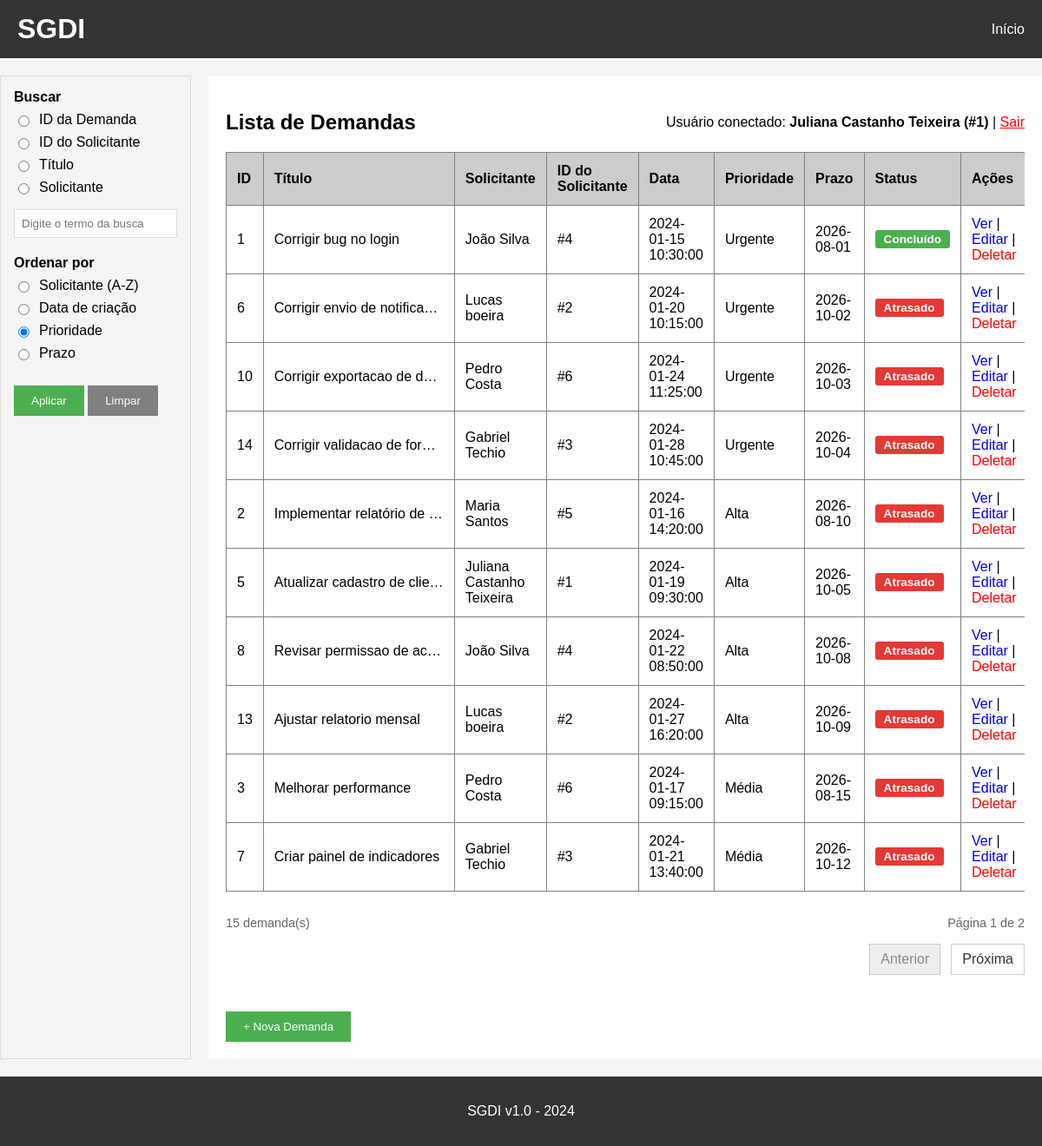
The app's page / (signed in) with its own data.
### tables this page shows
CREATE TABLE demandas (
    id INTEGER PRIMARY KEY AUTOINCREMENT,
    titulo TEXT NOT NULL,
    descricao TEXT,
    solicitante TEXT,
    solicitante_id INTEGER,
    data_criacao TEXT,
    prioridade TEXT,
    prazo TEXT,
    status TEXT NOT NULL DEFAULT 'Aberto',
    responsavel TEXT,
    responsavel_id INTEGER,
    data_conclusao TEXT,
    FOREIGN KEY (solicitante_id) REFERENCES solicitantes (id),
    FOREIGN KEY (responsavel_id) REFERENCES solicitantes (id)
);

### app.py (the view)
@app.route('/')
def index():
    tipo_busca = request.args.get('tipo_busca', '')
    termo = request.args.get('termo', '').strip()
    ordenar = request.args.get('ordenar', 'prioridade')
    pagina = max(request.args.get('pagina', 1, type=int) or 1, 1)
    itens_por_pagina = 10
    if ordenar not in ORDENACOES:
        ordenar = 'prioridade'
    condicao = '1=1'
    parametros = []
    if tipo_busca in ('id_demanda', 'id_solicitante', 'titulo', 'solicitante'):
        if not termo:
            flash('Digite um termo para buscar.')
            tipo_busca = ''
        elif caracteres_invalidos(termo):
            flash('A busca não pode conter caracteres especiais.')
            tipo_busca = ''
        elif tipo_busca == 'id_demanda':
            condicao, parametros = "CAST(id AS TEXT) LIKE ?", [f'{termo}%']
        elif tipo_busca == 'id_solicitante':
            condicao, parametros = "CAST(solicitante_id AS TEXT) = ?", [termo]
        elif tipo_busca == 'titulo':
            condicao, parametros = "LOWER(titulo) LIKE LOWER(?)", [f'%{termo}%']
        else:  # solicitante (busca por nome)
            condicao, parametros = "LOWER(solicitante) LIKE LOWER(?)", [f'%{termo}%']
    else:
        tipo_busca = ''
    conn = get_db()
    cursor = conn.cursor()
    total_demandas = cursor.execute(
        f"SELECT COUNT(*) FROM demandas WHERE {condicao}", parametros
    ).fetchone()[0]
    total_paginas = max((total_demandas + itens_por_pagina - 1) // itens_por_pagina, 1)
    pagina = min(pagina, total_paginas)
    query = (
        f"SELECT *, "
        f"CASE WHEN status = 'Aberto' AND prazo < date('now') THEN 'Atrasado' ELSE status END AS status_exibido "
        f"FROM demandas WHERE {condicao} "
        f"ORDER BY {ORDENACOES[ordenar]} LIMIT ? OFFSET ?"
    )
    parametros_paginacao = parametros + [itens_por_pagina, (pagina - 1) * itens_por_pagina]
    demandas = cursor.execute(query, parametros_paginacao).fetchall()
    conn.close()
    return render_template(
        'index.html', demandas=demandas,
        ordenar=ordenar, tipo_busca=tipo_busca, termo=termo,
        pagina=pagina, total_paginas=total_paginas, total_demandas=total_demandas
    )

### app.py (called while the page is built)
def get_db():
    conn = sqlite3.connect('demandas.db')
    conn.row_factory = sqlite3.Row
    return conn

@app.before_request
def verificar_login():
    if 'email' not in session and request.endpoint not in ['login', 'logout', 'static']:
        return redirect(url_for('login'))

### templates/index.html
{% extends "base.html" %}
{% block sidebar %}
<aside class="filtros-sidebar">
    <form method="GET" action="/">
        <fieldset>
            <legend>Buscar</legend>
            <div class="filtro-opcao">
                <input type="radio" name="tipo_busca" id="tb_id_demanda" value="id_demanda"
                       {% if tipo_busca == 'id_demanda' %}checked{% endif %}>
                <label for="tb_id_demanda">ID da Demanda</label>
            </div>
            <div class="filtro-opcao">
                <input type="radio" name="tipo_busca" id="tb_id_solicitante" value="id_solicitante"
                       {% if tipo_busca == 'id_solicitante' %}checked{% endif %}>
                <label for="tb_id_solicitante">ID do Solicitante</label>
            </div>
            <div class="filtro-opcao">
                <input type="radio" name="tipo_busca" id="tb_titulo" value="titulo"
                       {% if tipo_busca == 'titulo' %}checked{% endif %}>
                <label for="tb_titulo">Título</label>
            </div>
            <div class="filtro-opcao">
                <input type="radio" name="tipo_busca" id="tb_solicitante" value="solicitante"
                       {% if tipo_busca == 'solicitante' %}checked{% endif %}>
                <label for="tb_solicitante">Solicitante</label>
            </div>
            <input type="text" name="termo" value="{{ termo or '' }}" placeholder="Digite o termo da busca">
        </fieldset>
        <fieldset>
            <legend>Ordenar por</legend>
            <div class="filtro-opcao">
                <input type="radio" name="ordenar" id="or_solicitante" value="solicitante"
                       {% if ordenar == 'solicitante' %}checked{% endif %}>
                <label for="or_solicitante">Solicitante (A-Z)</label>
            </div>
            <div class="filtro-opcao">
                <input type="radio" name="ordenar" id="or_data" value="data"
                       {% if ordenar == 'data' %}checked{% endif %}>
                <label for="or_data">Data de criação</label>
            </div>
            <div class="filtro-opcao">
                <input type="radio" name="ordenar" id="or_prioridade" value="prioridade"
                       {% if ordenar == 'prioridade' %}checked{% endif %}>
                <label for="or_prioridade">Prioridade</label>
            </div>
            <div class="filtro-opcao">
                <input type="radio" name="ordenar" id="or_prazo" value="prazo"
                       {% if ordenar == 'prazo' %}checked{% endif %}>
                <label for="or_prazo">Prazo</label>
            </div>
        </fieldset>
        <button type="submit">Aplicar</button>
        <a href="/"><button type="button">Limpar</button></a>
    </form>
</aside>
{% endblock %}
{% block content %}
<div class="flex-between">
    <h2>Lista de Demandas</h2>
    <p>
        Usuário conectado: <strong>{{ session['usuario'] }} (#{{ session['usuario_id'] }})</strong>
        | <a href="{{ url_for('logout') }}" class="text-danger">Sair</a>
    </p>
</div>
<div class="table-responsive">
    <table border="1" cellpadding="10" cellspacing="0" width="100%">
        <thead>
            <tr bgcolor="#cccccc">
                <th>ID</th>
                <th>Título</th>
                <th>Solicitante</th>
                <th>ID do Solicitante</th>
                <th>Data</th>
                <th>Prioridade</th>
                <th>Prazo</th>
                <th>Status</th>
                <th>Ações</th>
            </tr>
        </thead>
        <tbody>
            {% for demanda in demandas %}
            <tr>
                <td>{{ demanda[0] }}</td>
                <td class="coluna-titulo" title="{{ demanda[1] }}">{{ demanda[1] }}</td>
                <td>{{ demanda[3] }}</td>
                <td>#{{ demanda[4] }}</td>
                <td>{{ demanda[5] }}</td>
                <td>{{ demanda[6] }}</td>
                <td>{{ demanda[7] }}</td>
                <td>
                    <span class="status-badge
                        {%- if demanda['status_exibido'] == 'Aberto' %} status-aberto
                        {%- elif demanda['status_exibido'] == 'Atrasado' %} status-atrasado
                        {%- elif demanda['status_exibido'] == 'Concluído' %} status-concluido
                        {%- elif demanda['status_exibido'] == 'Cancelado' %} status-cancelado
                        {%- endif %}">{{ demanda['status_exibido'] }}</span>
                </td>
                <td>
                    <a href="/detalhes/{{ demanda[0] }}">Ver</a>
                    |
                    <a href="/editar/{{ demanda[0] }}">Editar</a>
                    |
                    <a href="/deletar/{{ demanda[0] }}" class="text-danger">Deletar</a>
                </td>
            </tr>
            {% endfor %}
        </tbody>
    </table>
</div>
<div class="pagination-summary">
    <span>{{ total_demandas }} demanda(s)</span>
    <span>Página {{ pagina }} de {{ total_paginas }}</span>
</div>
{% if total_paginas > 1 %}
<nav class="pagination" aria-label="Paginação das demandas">
    {% if pagina > 1 %}
    <a href="{{ url_for('index', pagina=pagina - 1, tipo_busca=tipo_busca, termo=termo, ordenar=ordenar) }}" rel="prev">Anterior</a>
    <span>Página {{ pagina }} de {{ total_paginas }}</span>
    {% else %}
    <span class="pagination-disabled" aria-disabled="true">Anterior</span>
    {% endif %}
    {% if pagina < total_paginas %}
    <a href="{{ url_for('index', pagina=pagina + 1, tipo_busca=tipo_busca, termo=termo, ordenar=ordenar) }}" rel="next">Próxima</a>
    {% else %}
    <span class="pagination-disabled" aria-disabled="true">Próxima</span>
    {% endif %}
</nav>
{% endif %}
<br>
<a href="/nova_demanda"><button>+ Nova Demanda</button></a>
{% endblock %}

### static/style.css (style rules this page uses)
* { box-sizing: border-box; }
body { font-family: Arial, sans-serif; background-color: #f5f5f5; padding: 0; margin: 0; display: flex; flex-direction: column; min-height: 100vh; }
button { background-color: #4CAF50; color: white; padding: 10px 20px; border: none; cursor: pointer; }
button[type="button"] { background-color: #808080; }
table { border-collapse: collapse; width: 100%; margin-bottom: 20px; }
th, td { padding: 12px; text-align: left; }
table a { text-decoration: none; }
form div { margin-bottom: 10px; }
input[type="text"], input[type="email"], input[type="password"], textarea { padding: 8px; border: 1px solid #ddd; max-width: 100%; }
.table-responsive { overflow-x: auto; }
.pagination-summary, .pagination { display: flex; align-items: center; justify-content: space-between; gap: 12px; }
.pagination-summary { color: #666; font-size: 0.9rem; margin: 8px 0; }
.pagination { justify-content: flex-end; margin: 16px 0 24px; }
.pagination a, .pagination-disabled { padding: 8px 12px; border: 1px solid #ccc; text-decoration: none; }
.pagination a { color: #333; background: white; }
.pagination-disabled { color: #888; background: #eee; }
.filtros-sidebar { flex: 0 0 220px; background: #f5f5f5; border: 1px solid #ddd; padding: 15px; }
.filtros-sidebar fieldset { border: none; padding: 0; margin: 0 0 20px 0; }
.filtros-sidebar legend { font-weight: bold; padding: 0; margin-bottom: 8px; }
.filtro-opcao { display: flex; align-items: center; gap: 8px; margin-bottom: 8px; }
.filtro-opcao label { cursor: pointer; }
.filtros-sidebar input[type="text"] { width: 100%; margin-top: 8px; }
.flex-between { display: flex; justify-content: space-between; align-items: center; }
.text-danger { color: red; }
.coluna-titulo { max-width: 220px; white-space: nowrap; overflow: hidden; text-overflow: ellipsis; }
.status-badge { display: inline-block; padding: 3px 10px; border-radius: 3px; font-size: 0.85rem; font-weight: bold; color: white; white-space: nowrap; }
.status-atrasado { background-color: #e53935; }
.status-concluido { background-color: #4CAF50; }

### records on screen
demandas: usuario "Juliana Castanho Teixeira", id "5", titulo "Atualizar cadastro de clie…", solicitante "Juliana Castanho Teixeira", solicitante "1", data_criacao "2024-01-19 09:30:00", prioridade "Alta", prazo "2026-10-05", status_exibido "Atrasado"
demandas: id "1", titulo "Corrigir bug no login", solicitante "João Silva", solicitante "4", data_criacao "2024-01-15 10:30:00", prioridade "Urgente", prazo "2026-08-01", status_exibido "Concluído"
demandas: id "6", titulo "Corrigir envio de notifica…", solicitante "Lucas boeira", solicitante "2", data_criacao "2024-01-20 10:15:00", prioridade "Urgente", prazo "2026-10-02", status_exibido "Atrasado"
demandas: id "10", titulo "Corrigir exportacao de d…", solicitante "Pedro Costa", solicitante "6", data_criacao "2024-01-24 11:25:00", prioridade "Urgente", prazo "2026-10-03", status_exibido "Atrasado"
demandas: id "14", titulo "Corrigir validacao de for…", solicitante "Gabriel Techio", solicitante "3", data_criacao "2024-01-28 10:45:00", prioridade "Urgente", prazo "2026-10-04", status_exibido "Atrasado"
demandas: id "2", titulo "Implementar relatório de…", solicitante "Maria Santos", solicitante "5", data_criacao "2024-01-16 14:20:00", prioridade "Alta", prazo "2026-08-10", status_exibido "Atrasado"
demandas: id "8", titulo "Revisar permissao de ac…", solicitante "João Silva", solicitante "4", data_criacao "2024-01-22 08:50:00", prioridade "Alta", prazo "2026-10-08", status_exibido "Atrasado"
demandas: id "13", titulo "Ajustar relatorio mensal", solicitante "Lucas boeira", solicitante "2", data_criacao "2024-01-27 16:20:00", prioridade "Alta", prazo "2026-10-09", status_exibido "Atrasado"
demandas: id "3", titulo "Melhorar performance", solicitante "Pedro Costa", solicitante "6", data_criacao "2024-01-17 09:15:00", prioridade "Média", prazo "2026-08-15", status_exibido "Atrasado"
demandas: id "7", titulo "Criar painel de indicadores", solicitante "Gabriel Techio", solicitante "3", data_criacao "2024-01-21 13:40:00", prioridade "Média", prazo "2026-10-12", status_exibido "Atrasado"

### other values on screen
{{ session['usuario_id'] }} "1"
{{ total_demandas }} "15"
{{ pagina }} "1"
{{ total_paginas }} "2"
